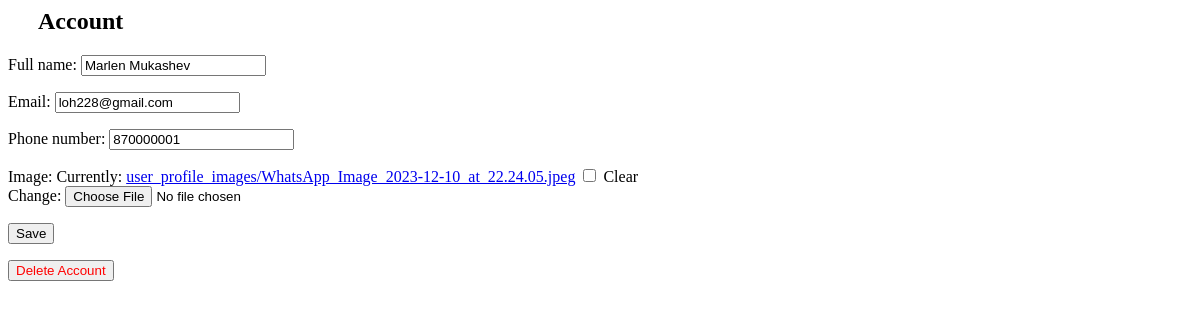
The page /settings/info/ (signed in) on the database as committed earlier.
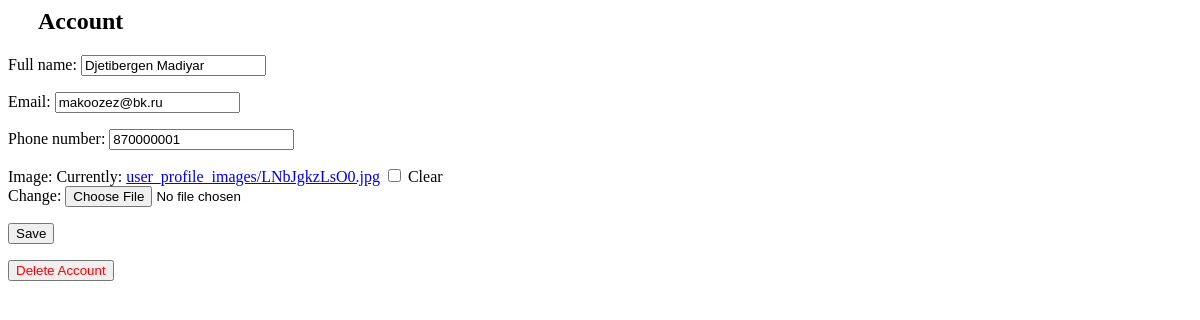
The same page on the database as committed later.
### social/models.py (models this page shows)
class UserProfile(models.Model):
    user = models.OneToOneField(User, on_delete=models.CASCADE)
    full_name = models.CharField(max_length=255, blank=True, null=True)
    email = models.EmailField(blank=True, null=True)
    phone_number = models.CharField(max_length=20, blank=True, null=True)
    s_login = models.CharField(max_length=255, unique=True, null=True, blank=True)
    is_deleted = models.BooleanField(default=False)
    image = models.ImageField(upload_to='user_profile_images/', blank=True, null=True)

### social/views.py (the view)
# urls.py: path('settings/info/', views.settings_info, name='settings_info'),
def settings_info(request):
    content_id = request.GET.get('content', 'account-info')
    template_name = f'social/settings_{content_id}.html'
    user_profile, created = UserProfile.objects.get_or_create(user=request.user)
    if request.method == 'POST':
        form = UserProfileForm(request.POST, request.FILES, instance=user_profile)
        if form.is_valid():
            form.save()
            messages.success(request, 'Your settings were successfully saved!')
            return redirect('settings_info')
        else:
            messages.error(request, 'There was an error with your submission. Please try again.')
    else:
        form = UserProfileForm(instance=user_profile)
    context = {'form': form, 'content_id': content_id}
    return render(request, template_name, context)

### social/forms.py
class UserProfileForm(forms.ModelForm):
    class Meta:
        model = UserProfile
        fields = ['full_name', 'email', 'phone_number', 'image']

### social/templates/social/settings_account-info.html (shortened to what this page needs)
<div id="account-info-content">
    <h2 style="position: relative; left: 30px">Account</h2>
    <form method="post" enctype="multipart/form-data" action="{% url 'settings_info' %}">
   <form method="post" enctype="multipart/form-data" action="{% url 'settings_info' %}">
    {{ form.as_p }}
    <button type="submit">Save</button>
</form>
    </form>
    <form method="post" action="{% url 'delete_account' %}">
        <button type="submit" style="color: red;">Delete Account</button>
    </form>
</div>

Rows that differ between the two databases and show on the page:
changed UserProfile: full_name "Marlen Mukashev" → "Djetibergen Madiyar"; email "loh228@gmail.com" → "makoozez@bk.ru"
Other text that changed with them:
text no longer shown: "Full name: Email: Phone number: Image: Currently: user_profile_images/WhatsApp_Image_2023-12-10_at_22.24.05.jpeg Clear Change:"
text now shown: "Full name: Email: Phone number: Image: Currently: user_profile_images/LNbJgkzLsO0.jpg Clear Change:"
